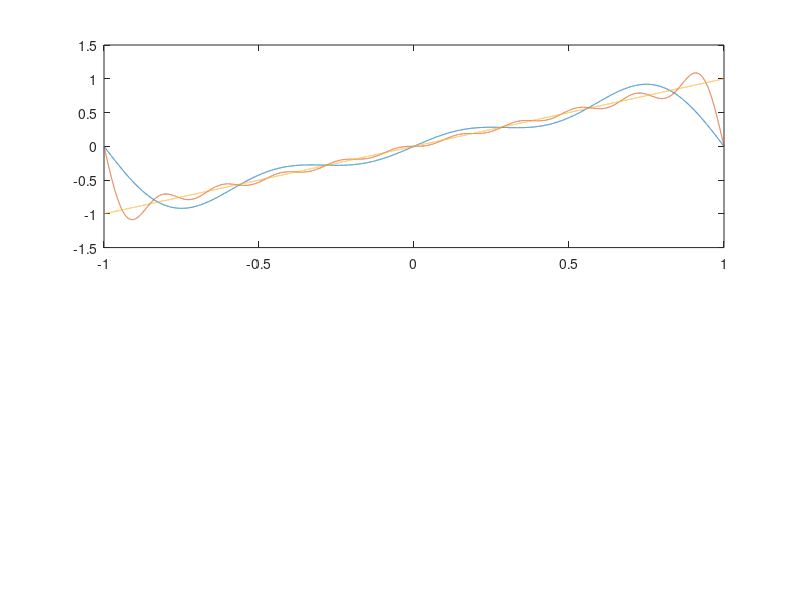

The MATLAB source for this figure: (Note: this script raises an error after producing the figure.)
% define the highest harmonic the approximations should use
harmonic = 3
harmonic2 = 10

% define one period of the function to approximate
t = linspace(-1, 1, 20001); t(end) = [];
t = t';
f = t; % sawtooth
T = 1;

X = ones(size(t));
X2 = X;

for l = 1:harmonic
    X = [X, sin(l*pi/T*t), cos(l*pi/T*t)];
end

for l = 1:harmonic2
    X2 = [X2, sin(l*pi/T*t), cos(l*pi/T*t)];
end

A = inv(X'*X)*X'*f
error = f - X*A;

A2 = inv(X2'*X2)*X2'*f
error2 = f - X2*A2;

subplot(2, 1, 1)
plot(t, X*A, t, X2*A2, t, f)
legend("LS approx, harmonic " + harmonic, "LS approx, harmonic " + harmonic2, 'Original function')
title("Fourier series approximations (least squares coefficient fit)")
grid on

subplot(2, 1, 2)
plot(t, error, t, error2)
legend("Error for harmonic " + harmonic, "Error for harmonic " + harmonic2)
title("Approximation errors")
grid on
